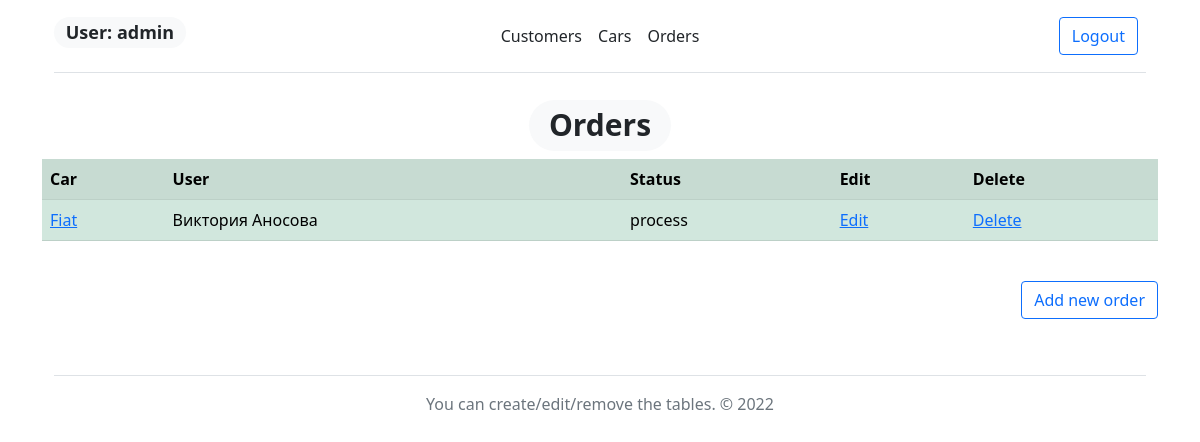
/order/ (signed in), run on the app's committed database.
### users/models.py (models this page shows)
class User(AbstractUser):
    pass

class Order(models.Model):
    Car = models.ForeignKey(Car, on_delete=models.CASCADE)
    User = models.ForeignKey(Customer, on_delete=models.CASCADE)
    Date = models.DateField('Date', auto_now_add=True)
    Amount = models.DecimalField('Amount($)', max_digits=11, decimal_places=5)
    For_status = (
        ('process', 'process'),
        ('done', 'done'),
    )
    Status = models.CharField(max_length=7, choices=For_status, default='unknown')

class Car(models.Model):
    Owner = models.ForeignKey(Customer, on_delete=models.CASCADE)
    Manufacturer = models.CharField('Manufacturer', max_length=50)
    Model = models.CharField('Model', max_length=100)
    YearOfManufacture = models.IntegerField('Year of manufacture')
    def __str__(self):
        return self.Manufacturer

class Customer(models.Model):
    Name = models.CharField('Name Customer', max_length=100)
    EmailRegex = RegexValidator(regex=r"^[-\w.]+@([A-z0-9][-A-z0-9]+\.)+[A-z]{2,4}$")
    Email = models.EmailField('Email Customer', validators=[EmailRegex], max_length=254, unique=True)
    PhoneNumberRegex = RegexValidator(regex=r"^(\+\d{1,3})?,?\s?\d{8,13}")
    Phone = models.CharField('Phone Customer', validators=[PhoneNumberRegex], max_length=16, unique=True)
    Address = models.CharField('Address Customer', max_length=100)
    Birthdate = models.DateField('Birthdate Customer')
    def __str__(self):
        return self.Name

### users/views.py (the view)
# urls.py: path('order/', order_home, name='order_home'),
@login_required
def order_home(request):
    if request.user.is_anonymous:
        role = 'anonymous'
    else:
        role = Group.objects.filter(user = request.user)[0].name
    print(role == "admin")
    order = Order.objects.all()
    if request.method == 'POST':
        form = OrderForm(request.POST)
        if form.is_valid():
            form.save()
    return render(request, 'order.html', {'order': order,
                                          'form_order': OrderForm(),
                                            'role': role})

### templates/order.html (shortened to what this page needs)
{% extends 'base.html' %}
{% block content %}
<center><h1><span class="badge rounded-pill bg-light text-dark">Orders</span></h1></center>
{% if details %}
<table class="table table-success table-striped">
    <tr>
        <th>Car</th>
        <th>User</th>
        <th>Date</th>
        <th>Amount($)</th>
        <th>Status</th>
    </tr>
    <tr>
        <td>{{ det_order.Car }}</td>
        <td>{{ det_order.User }}</td>
        <td>{{ det_order.Date }}</td>
        <td>{{ det_order.Amount }}</td>
        <td>{{ det_order.Status }}</td>
    </tr>
</table>
{% else %}
{% if edit_order %}
<p class="mt-4">Editing</p>
<form id="edit_order" method="post">
    {% csrf_token %}
    {{form_order}}
</form>
<button form="edit_order" type="submit" class="btn btn-primary mt-4">Edit</button>
{% else %}
<table class="table table-success table-striped">
    <tr>
        <th>Car</th>
        <th>User</th>
        <th>Status</th>
        {% if role != 'Worker' %}
        <th>Edit</th>
        {% if role != 'Reception' %}
        <th>Delete</th>
        {% endif %}
        {% endif %}
    </tr>
    {% for el in order %}
    <tr>
        <td><a href="{% url 'order_details' el.id %}">{{ el.Car }}</a></td>
        <td>{{ el.User }}</td>
        <td>{{ el.Status }}</td>
        {% if role != 'Worker' %}
        <td><a href="{% url 'edit_order' el.id %}">Edit</a></td>
        {% if role != 'Reception' %}
        <td><a href="{% url 'delete_order' el.id %}">Delete</a></td>
        {% endif %}
        {% endif %}
    </tr>
    {% endfor %}
</table>
{% if role != 'Worker' %}
<p align="right">
    <button type="button" class="btn btn-outline-primary mt-4" data-bs-toggle="modal" data-bs-target="#exampleModal">
        Add new order
    </button>
</p>
{% endif %}
{% endif %}
{% endif %}
{% endblock %}

### templates/base.html (shortened to what this page needs)
<!DOCTYPE html>
<html lang="en">
<head>
    <link href="https://cdn.jsdelivr.net/npm/bootstrap@5.1.3/dist/css/bootstrap.min.css" rel="stylesheet"
>
</head>
<body class="container">
<div class="container">
    <header class="d-flex flex-wrap align-items-center justify-content-center justify-content-md-between py-3 mb-4 border-bottom">
        <a class=" col-md-3 mb-2 mb-md-0 ">
            <h4><span class="badge rounded-pill bg-light text-dark"> User: {{user}}</span></h4>
        </a>
        <ul class="nav col-12 col-md-auto mb-2 justify-content-center mb-md-0">
            <li><a href="{% url 'customer_home' %}" class="nav-link px-2 link-dark">Customers</a></li>
            <li><a href="{% url 'car_home' %}" class="nav-link px-2 link-dark">Cars</a></li>
            <li><a href="{% url 'order_home' %}" class="nav-link px-2 link-dark">Orders</a></li>
        </ul>
        <div class="col-md-3 text-end">
            {% if user.is_authenticated %}
            <a href="{% url 'logout' %}" class="btn btn-outline-primary me-2">Logout</a>
            {% else %}
            <a href="{% url 'login' %}" class="btn btn-outline-primary me-2">Login</a>
            <a href="{% url 'register'  %}" class="btn btn-primary">Register</a>
            {% endif %}
        </div>
    </header>
</div>
{% block content %}
{% endblock %}
<div class="container">
    <footer class="py-3 my-4">
        <ul class="nav justify-content-center border-bottom pb-3 mb-3"></ul>
        {% if request.user.groups.all.0.name == 'Worker' %}
        <p class="text-center text-muted">You can view the tables. © {% now "Y" %} </p>
        {% elif request.user.groups.all.0.name == 'Reception' %}
        <p class="text-center text-muted">You can create/edit the tables. © {% now "Y" %} </p>
        {% elif request.user.groups.all.0.name == 'Admin' %}
        <p class="text-center text-muted">You can create/edit/remove the tables. © {% now "Y" %} </p>
        {% else %}
        <p class="text-center text-muted">Register or login please. © {% now "Y" %} </p>
        {% endif %}
    </footer>
</div>
</body>
</html>

### data on the page
User: username "admin"
Order: Car "Fiat", User "Виктория Аносова", Status "process"
